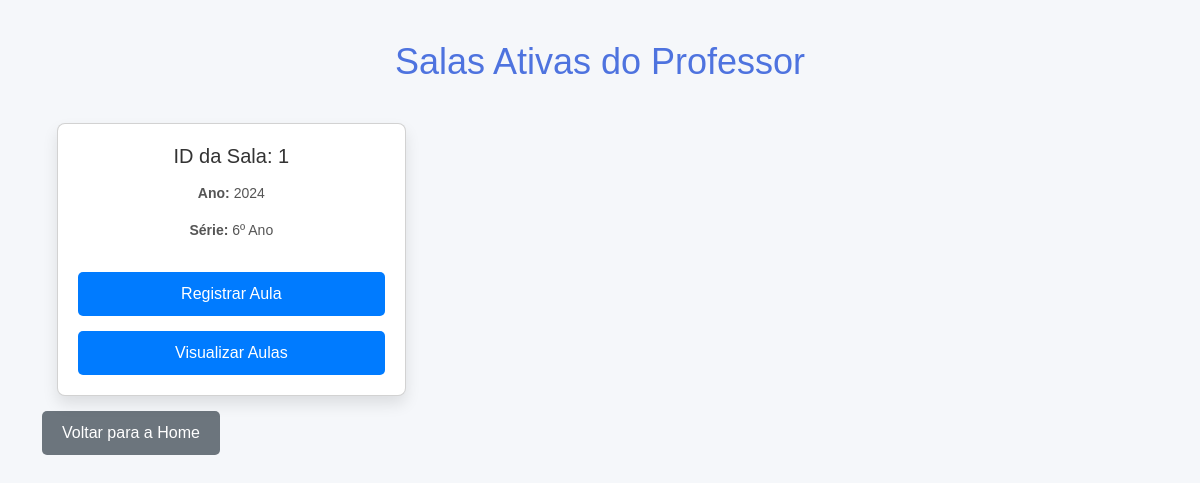
Screenshot of /includes/professor_home.php (signed in) with the database file from the repository.
### tables this page shows
create table salas(
    id_sala int auto_increment primary key,
    ano_sala int not null,
    serie_sala int not null,
	ativa_sala int not null,
    foreign key (ativa_sala) references situacao(id_situacao),
    foreign key (serie_sala) references serie(id_serie)
    
);

create table serie(
    id_serie int auto_increment primary key,
    nome_serie varchar(25) not null,
    disciplina1 int not null,
    disciplina2 int not null,
    disciplina3 int not null,
    disciplina4 int not null,
    disciplina5 int not null
);

### includes/professor_home.php (the view, shortened to what this page needs)
<?php
$db = new Database();
$conn = $db->conn;
if (isset($_SESSION['user_id']) && $_SESSION['user_type'] === 'professor') {
    $professor_id = $_SESSION['user_id'];
    $query_salas = "
        SELECT s.id_sala, s.ano_sala, se.nome_serie
        FROM salas s
        JOIN sala_professor sp ON s.id_sala = sp.sala_sp
        LEFT JOIN serie se ON s.serie_sala = se.id_serie
        WHERE sp.professor_sp = ? AND s.ativa_sala = 1
    ";
    $stmt_salas = $conn->prepare($query_salas);
    $stmt_salas->bind_param("i", $professor_id);
    $stmt_salas->execute();
    $result_salas = $stmt_salas->get_result();
} else {
    header("Location: login.php");
    exit();
}
?>
<!DOCTYPE html>
<html lang="pt-BR">
<head>
    <link rel="stylesheet" href="https://cdn.jsdelivr.net/npm/bootstrap@5.3.0-alpha1/dist/css/bootstrap.min.css">
    <link rel="stylesheet" href="../css/Professor/professorHome.css">
</head>
<body>
    <div class="container">
        <h1>Salas Ativas do Professor</h1>
        <?php if ($result_salas->num_rows > 0) : ?>
            <div class="card-container">
                <?php while ($sala = $result_salas->fetch_assoc()) : ?>
                    <div class="card">
                        <h2>ID da Sala: <?php echo $sala['id_sala']; ?></h2>
                        <p><strong>Ano:</strong> <?php echo $sala['ano_sala']; ?></p>
                        <p><strong>Série:</strong> <?php echo $sala['nome_serie']; ?></p>
                        <button class="btn btn-primary" onclick="confirmarCriacaoAula(<?php echo $sala['id_sala']; ?>)">Registrar Aula</button>
                        <a href="visualizar_aulas.php?sala_id=<?php echo $sala['id_sala']; ?>" class="btn btn-primary">Visualizar Aulas</a>
                    </div>
                <?php endwhile; ?>
            </div>
        <?php else: ?>
            <p class="alert alert-warning">Nenhuma sala ativa encontrada.</p>
        <?php endif; ?>
        <a href="../index.php" class="btn btn-secondary">Voltar para a Home</a>
    </div>
</body>
</html>

### css/Professor/professorHome.css (style rules this page uses)
body { font-family: 'Arial', sans-serif; background-color: #f5f7fa; color: #333; margin: 0; padding: 0; box-sizing: border-box; }
h1 { color: #4e73df; text-align: center; margin-top: 40px; font-size: 36px; animation: fadeIn 1s ease-out; }
.card-container { display: grid; grid-template-columns: repeat(auto-fill, minmax(300px, 1fr)); gap: 20px; margin-top: 40px; padding: 0 15px; }
.card { background-color: white; border-radius: 8px; box-shadow: 0 8px 15px rgba(0, 0, 0, 0.1); overflow: hidden; padding: 20px; text-align: center; transition: transform 0.3s ease, box-shadow 0.3s ease; animation: slideUp 0.8s ease-out; }
.card h2 { color: #333; font-size: 20px; margin-bottom: 15px; }
.card p { color: #555; font-size: 14px; }
button, .btn { margin-top: 15px; padding: 10px 20px; font-size: 16px; border-radius: 5px; cursor: pointer; transition: all 0.3s ease; border: none; }
.btn-primary { background-color: #007bff; color: white; }
.btn-secondary { background-color: #6c757d; color: white; }
a { display: inline-block; text-align: center; margin-top: 20px; color: #007bff; font-weight: bold; transition: color 0.3s ease; }

### rows the page displays
salas: id_sala "1", ano_sala "2024", serie_sala.nome_serie "6º Ano"
